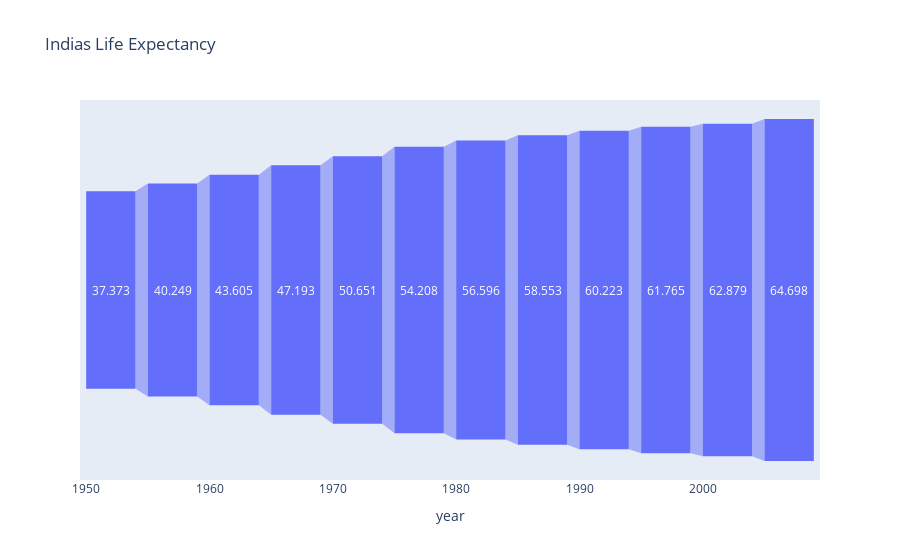

This figure's notebook cell:
### Code cell
px.funnel(dfc, 'year', 'lifeExp', title='Indias Life Expectancy')

### Figure 1 — Plotly figure (JSON) as saved in the notebook; plotly's stock layout.template omitted (floating-point values rounded to 4 significant figures)
{"data": [{"hovertemplate": "year=%{x}<br>lifeExp=%{y}<extra></extra>", "legendgroup": "", "marker": {"color": "#636efa"}, "name": "", "orientation": "v", "showlegend": false, "type": "funnel", "x": [1952, 1957, 1962, 1967, 1972, 1977, 1982, 1987, 1992, 1997, 2002, 2007], "xaxis": "x", "y": [37.37, 40.25, 43.6, 47.19, 50.65, 54.21, 56.6, 58.55, 60.22, 61.77, 62.88, 64.7], "yaxis": "y"}], "layout": {"legend": {"tracegroupgap": 0}, "title": {"text": "Indias Life Expectancy"}, "xaxis": {"anchor": "y", "domain": [0, 1], "title": {"text": "year"}}, "yaxis": {"anchor": "x", "domain": [0, 1], "title": {"text": "lifeExp"}}}}
